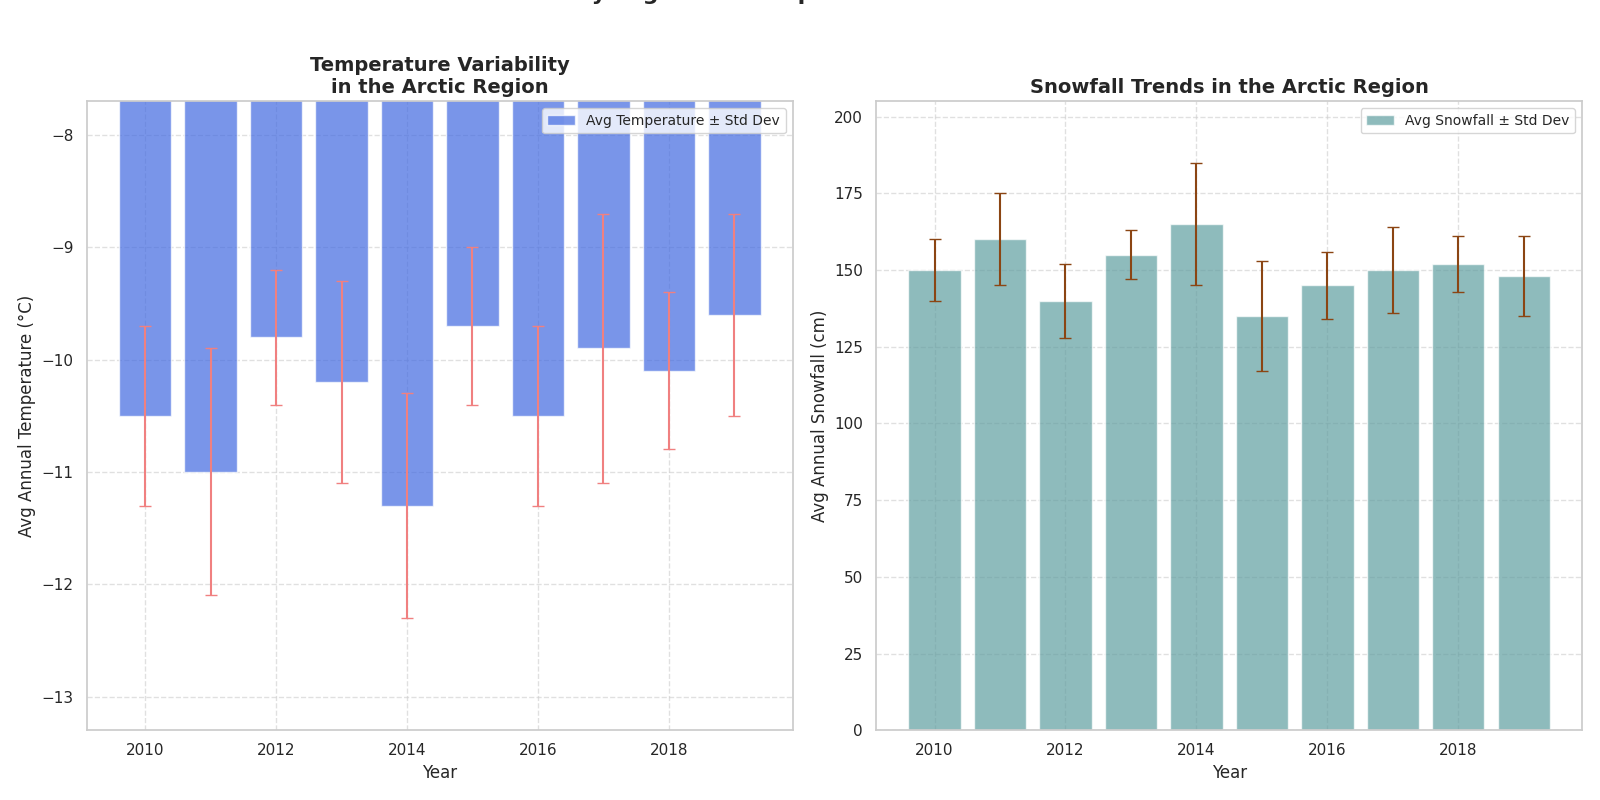

Write the Python code that produced this figure.
import matplotlib.pyplot as plt
import numpy as np

# Simulated average annual temperature data (in °C) over a decade
years = np.arange(2010, 2020)
average_temperatures = np.array([-10.5, -11.0, -9.8, -10.2, -11.3, -9.7, -10.5, -9.9, -10.1, -9.6])
temperature_std_dev = np.array([0.8, 1.1, 0.6, 0.9, 1.0, 0.7, 0.8, 1.2, 0.7, 0.9])

# Simulated average annual snowfall (in cm) over the same decade
average_snowfall = np.array([150, 160, 140, 155, 165, 135, 145, 150, 152, 148])
snowfall_std_dev = np.array([10, 15, 12, 8, 20, 18, 11, 14, 9, 13])

# Sorting data
temp_indices = np.argsort(average_temperatures) # Ascending sort for temperatures
sorted_years_temp = years[temp_indices]
sorted_temperatures = average_temperatures[temp_indices]
sorted_temp_std_dev = temperature_std_dev[temp_indices]

snow_indices = np.argsort(average_snowfall)[::-1] # Descending sort for snowfall
sorted_years_snow = years[snow_indices]
sorted_snowfall = average_snowfall[snow_indices]
sorted_snowfall_std_dev = snowfall_std_dev[snow_indices]

# Set up the subplots
fig, ax = plt.subplots(nrows=1, ncols=2, figsize=(16, 8))

# Plot 1: Sorted Average Annual Temperature as Bar Chart
ax[0].bar(sorted_years_temp, sorted_temperatures, yerr=sorted_temp_std_dev, color='royalblue',
          ecolor='lightcoral', capsize=4, alpha=0.7, label='Avg Temperature ± Std Dev')
ax[0].set_title('Temperature Variability\nin the Arctic Region', fontsize=14, fontweight='bold')
ax[0].set_xlabel('Year', fontsize=12)
ax[0].set_ylabel('Avg Annual Temperature (°C)', fontsize=12)
ax[0].set_ylim(min(sorted_temperatures - sorted_temp_std_dev) - 1, 
               max(sorted_temperatures + sorted_temp_std_dev) + 1)
ax[0].legend(loc='upper right', fontsize=10)
ax[0].grid(True, linestyle='--', alpha=0.6)

# Plot 2: Sorted Average Annual Snowfall as Bar Chart
ax[1].bar(sorted_years_snow, sorted_snowfall, yerr=sorted_snowfall_std_dev, color='cadetblue', 
          alpha=0.7, ecolor='saddlebrown', capsize=4, label='Avg Snowfall ± Std Dev')
ax[1].set_title('Snowfall Trends in the Arctic Region', fontsize=14, fontweight='bold')
ax[1].set_xlabel('Year', fontsize=12)
ax[1].set_ylabel('Avg Annual Snowfall (cm)', fontsize=12)
ax[1].set_ylim(0, max(sorted_snowfall + sorted_snowfall_std_dev) + 20)
ax[1].legend(loc='upper right', fontsize=10)
ax[1].grid(True, linestyle='--', alpha=0.6)

# Overall title for the entire figure
plt.suptitle('Climate Trends: Analyzing Arctic Temperature and Snowfall Over a Decade', fontsize=16, fontweight='bold', y=1.02)

# Automatically adjust layout
plt.tight_layout()

# Display the plot
plt.show()
